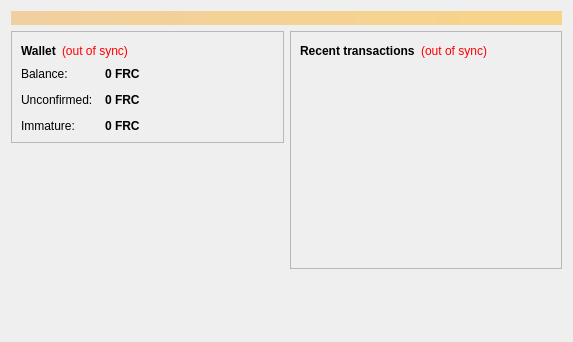
<?xml version="1.0" encoding="UTF-8"?>
<ui version="4.0">
 <class>OverviewPage</class>
 <widget class="QWidget" name="OverviewPage">
  <property name="geometry">
   <rect>
    <x>0</x>
    <y>0</y>
    <width>573</width>
    <height>342</height>
   </rect>
  </property>
  <property name="windowTitle">
   <string>Form</string>
  </property>
  <layout class="QVBoxLayout" name="topLayout">
   <item>
    <widget class="QLabel" name="labelAlerts">
     <property name="visible">
      <bool>false</bool>
     </property>
     <property name="styleSheet">
      <string notr="true">background-color: qlineargradient(x1: 0, y1: 0, x2: 1, y2: 0, stop:0 #F0D0A0, stop:1 #F8D488); color:#000000;</string>
     </property>
     <property name="wordWrap">
      <bool>true</bool>
     </property>
     <property name="margin">
      <number>3</number>
     </property>
    </widget>
   </item>
   <item>
    <layout class="QHBoxLayout" name="horizontalLayout" stretch="1,1">
     <item>
      <layout class="QVBoxLayout" name="verticalLayout_2">
       <item>
        <widget class="QFrame" name="frame">
         <property name="frameShape">
          <enum>QFrame::StyledPanel</enum>
         </property>
         <property name="frameShadow">
          <enum>QFrame::Raised</enum>
         </property>
         <layout class="QVBoxLayout" name="verticalLayout_4">
          <item>
           <layout class="QHBoxLayout" name="horizontalLayout_4">
            <item>
             <widget class="QLabel" name="label_5">
              <property name="font">
               <font>
                <weight>75</weight>
                <bold>true</bold>
               </font>
              </property>
              <property name="text">
               <string>Wallet</string>
              </property>
             </widget>
            </item>
            <item>
             <widget class="QLabel" name="labelWalletStatus">
              <property name="toolTip">
               <string>The displayed information may be out of date. Your wallet automatically synchronizes with the freecoin network after a connection is established, but this process has not completed yet.</string>
              </property>
              <property name="styleSheet">
               <string notr="true">QLabel { color: red; }</string>
              </property>
              <property name="text">
               <string notr="true">(out of sync)</string>
              </property>
              <property name="alignment">
               <set>Qt::AlignLeading|Qt::AlignLeft|Qt::AlignVCenter</set>
              </property>
             </widget>
            </item>
            <item>
             <spacer name="horizontalSpacer_2">
              <property name="orientation">
               <enum>Qt::Horizontal</enum>
              </property>
              <property name="sizeHint" stdset="0">
               <size>
                <width>40</width>
                <height>20</height>
               </size>
              </property>
             </spacer>
            </item>
           </layout>
          </item>
          <item>
           <layout class="QFormLayout" name="formLayout_2">
            <property name="fieldGrowthPolicy">
             <enum>QFormLayout::AllNonFixedFieldsGrow</enum>
            </property>
            <property name="horizontalSpacing">
             <number>12</number>
            </property>
            <property name="verticalSpacing">
             <number>12</number>
            </property>
            <item row="0" column="0">
             <widget class="QLabel" name="label">
              <property name="text">
               <string>Balance:</string>
              </property>
             </widget>
            </item>
            <item row="0" column="1">
             <widget class="QLabel" name="labelBalance">
              <property name="font">
               <font>
                <weight>75</weight>
                <bold>true</bold>
               </font>
              </property>
              <property name="cursor">
               <cursorShape>IBeamCursor</cursorShape>
              </property>
              <property name="toolTip">
               <string>Your current balance</string>
              </property>
              <property name="text">
               <string notr="true">0 FRC</string>
              </property>
              <property name="textInteractionFlags">
               <set>Qt::LinksAccessibleByMouse|Qt::TextSelectableByKeyboard|Qt::TextSelectableByMouse</set>
              </property>
             </widget>
            </item>
            <item row="1" column="0">
             <widget class="QLabel" name="label_3">
              <property name="text">
               <string>Unconfirmed:</string>
              </property>
             </widget>
            </item>
            <item row="1" column="1">
             <widget class="QLabel" name="labelUnconfirmed">
              <property name="font">
               <font>
                <weight>75</weight>
                <bold>true</bold>
               </font>
              </property>
              <property name="cursor">
               <cursorShape>IBeamCursor</cursorShape>
              </property>
              <property name="toolTip">
               <string>Total of transactions that have yet to be confirmed, and do not yet count toward the current balance</string>
              </property>
              <property name="text">
               <string notr="true">0 FRC</string>
              </property>
              <property name="textInteractionFlags">
               <set>Qt::LinksAccessibleByMouse|Qt::TextSelectableByKeyboard|Qt::TextSelectableByMouse</set>
              </property>
             </widget>
            </item>
            <item row="2" column="0">
             <widget class="QLabel" name="labelImmatureText">
              <property name="text">
               <string>Immature:</string>
              </property>
             </widget>
            </item>
            <item row="2" column="1">
             <widget class="QLabel" name="labelImmature">
              <property name="font">
               <font>
                <weight>75</weight>
                <bold>true</bold>
               </font>
              </property>
              <property name="toolTip">
               <string>Mined balance that has not yet matured</string>
              </property>
              <property name="text">
               <string notr="true">0 FRC</string>
              </property>
              <property name="textInteractionFlags">
               <set>Qt::LinksAccessibleByMouse|Qt::TextSelectableByKeyboard|Qt::TextSelectableByMouse</set>
              </property>
             </widget>
            </item>
           </layout>
          </item>
         </layout>
        </widget>
       </item>
       <item>
        <spacer name="verticalSpacer">
         <property name="orientation">
          <enum>Qt::Vertical</enum>
         </property>
         <property name="sizeHint" stdset="0">
          <size>
           <width>20</width>
           <height>40</height>
          </size>
         </property>
        </spacer>
       </item>
      </layout>
     </item>
     <item>
      <layout class="QVBoxLayout" name="verticalLayout_3">
       <item>
        <widget class="QFrame" name="frame_2">
         <property name="frameShape">
          <enum>QFrame::StyledPanel</enum>
         </property>
         <property name="frameShadow">
          <enum>QFrame::Raised</enum>
         </property>
         <layout class="QVBoxLayout" name="verticalLayout">
          <item>
           <layout class="QHBoxLayout" name="horizontalLayout_2">
            <item>
             <widget class="QLabel" name="label_4">
              <property name="text">
               <string>&lt;b&gt;Recent transactions&lt;/b&gt;</string>
              </property>
             </widget>
            </item>
            <item>
             <widget class="QLabel" name="labelTransactionsStatus">
              <property name="toolTip">
               <string>The displayed information may be out of date. Your wallet automatically synchronizes with the freecoin network after a connection is established, but this process has not completed yet.</string>
              </property>
              <property name="styleSheet">
               <string notr="true">QLabel { color: red; }</string>
              </property>
              <property name="text">
               <string notr="true">(out of sync)</string>
              </property>
              <property name="alignment">
               <set>Qt::AlignRight|Qt::AlignTrailing|Qt::AlignVCenter</set>
              </property>
             </widget>
            </item>
            <item>
             <spacer name="horizontalSpacer">
              <property name="orientation">
               <enum>Qt::Horizontal</enum>
              </property>
              <property name="sizeHint" stdset="0">
               <size>
                <width>40</width>
                <height>20</height>
               </size>
              </property>
             </spacer>
            </item>
           </layout>
          </item>
          <item>
           <widget class="QListView" name="listTransactions">
            <property name="styleSheet">
             <string notr="true">QListView { background: transparent; }</string>
            </property>
            <property name="frameShape">
             <enum>QFrame::NoFrame</enum>
            </property>
            <property name="verticalScrollBarPolicy">
             <enum>Qt::ScrollBarAlwaysOff</enum>
            </property>
            <property name="horizontalScrollBarPolicy">
             <enum>Qt::ScrollBarAlwaysOff</enum>
            </property>
            <property name="selectionMode">
             <enum>QAbstractItemView::NoSelection</enum>
            </property>
           </widget>
          </item>
         </layout>
        </widget>
       </item>
       <item>
        <spacer name="verticalSpacer_2">
         <property name="orientation">
          <enum>Qt::Vertical</enum>
         </property>
         <property name="sizeHint" stdset="0">
          <size>
           <width>20</width>
           <height>40</height>
          </size>
         </property>
        </spacer>
       </item>
      </layout>
     </item>
    </layout>
   </item>
  </layout>
 </widget>
 <resources/>
 <connections/>
</ui>
